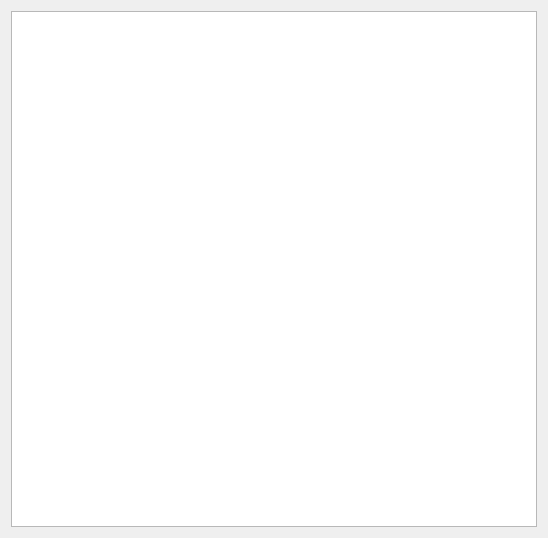
<?xml version="1.0" encoding="UTF-8"?>
<ui version="4.0">
 <class>mostrar_vendedores</class>
 <widget class="QWidget" name="mostrar_vendedores">
  <property name="geometry">
   <rect>
    <x>0</x>
    <y>0</y>
    <width>548</width>
    <height>538</height>
   </rect>
  </property>
  <property name="windowTitle">
   <string>Form</string>
  </property>
  <layout class="QHBoxLayout" name="horizontalLayout">
   <item>
    <widget class="QTableWidget" name="tableWidget"/>
   </item>
  </layout>
 </widget>
 <resources/>
 <connections/>
</ui>
